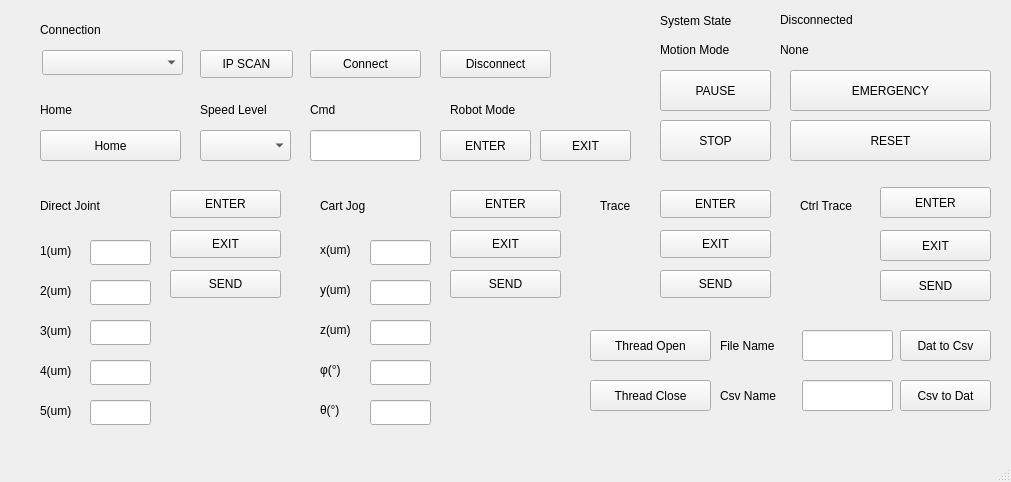
<?xml version="1.0" encoding="UTF-8"?>
<ui version="4.0">
 <class>MainWindow</class>
 <widget class="QMainWindow" name="MainWindow">
  <property name="geometry">
   <rect>
    <x>0</x>
    <y>0</y>
    <width>1011</width>
    <height>482</height>
   </rect>
  </property>
  <property name="windowTitle">
   <string>MainWindow</string>
  </property>
  <widget class="QWidget" name="centralwidget">
   <widget class="QComboBox" name="comboBox">
    <property name="geometry">
     <rect>
      <x>42</x>
      <y>50</y>
      <width>141</width>
      <height>25</height>
     </rect>
    </property>
   </widget>
   <widget class="QPushButton" name="btn_ip_scan">
    <property name="geometry">
     <rect>
      <x>200</x>
      <y>50</y>
      <width>93</width>
      <height>28</height>
     </rect>
    </property>
    <property name="text">
     <string>IP SCAN</string>
    </property>
   </widget>
   <widget class="QPushButton" name="btn_connect_controller">
    <property name="geometry">
     <rect>
      <x>310</x>
      <y>50</y>
      <width>111</width>
      <height>28</height>
     </rect>
    </property>
    <property name="text">
     <string>Connect</string>
    </property>
   </widget>
   <widget class="QPushButton" name="btn_disconnect_controller">
    <property name="geometry">
     <rect>
      <x>440</x>
      <y>50</y>
      <width>111</width>
      <height>28</height>
     </rect>
    </property>
    <property name="text">
     <string>Disconnect</string>
    </property>
   </widget>
   <widget class="QPushButton" name="btn_trace_send">
    <property name="geometry">
     <rect>
      <x>660</x>
      <y>270</y>
      <width>111</width>
      <height>28</height>
     </rect>
    </property>
    <property name="text">
     <string>SEND</string>
    </property>
   </widget>
   <widget class="QLineEdit" name="ledit_data_file_name">
    <property name="geometry">
     <rect>
      <x>802</x>
      <y>330</y>
      <width>91</width>
      <height>31</height>
     </rect>
    </property>
   </widget>
   <widget class="QLabel" name="label">
    <property name="geometry">
     <rect>
      <x>720</x>
      <y>330</y>
      <width>81</width>
      <height>31</height>
     </rect>
    </property>
    <property name="text">
     <string>File Name</string>
    </property>
   </widget>
   <widget class="QLineEdit" name="ledit_csv_file_name">
    <property name="geometry">
     <rect>
      <x>802</x>
      <y>380</y>
      <width>91</width>
      <height>31</height>
     </rect>
    </property>
   </widget>
   <widget class="QLabel" name="label_2">
    <property name="geometry">
     <rect>
      <x>720</x>
      <y>380</y>
      <width>81</width>
      <height>31</height>
     </rect>
    </property>
    <property name="text">
     <string>Csv Name</string>
    </property>
   </widget>
   <widget class="QPushButton" name="btn_trace_to_xlsx">
    <property name="geometry">
     <rect>
      <x>900</x>
      <y>330</y>
      <width>91</width>
      <height>31</height>
     </rect>
    </property>
    <property name="text">
     <string>Dat to Csv</string>
    </property>
   </widget>
   <widget class="QPushButton" name="btn_xlsx_to_dat">
    <property name="geometry">
     <rect>
      <x>900</x>
      <y>380</y>
      <width>91</width>
      <height>31</height>
     </rect>
    </property>
    <property name="text">
     <string>Csv to Dat</string>
    </property>
   </widget>
   <widget class="QPushButton" name="btn_thread_open">
    <property name="geometry">
     <rect>
      <x>590</x>
      <y>330</y>
      <width>121</width>
      <height>31</height>
     </rect>
    </property>
    <property name="text">
     <string>Thread Open</string>
    </property>
   </widget>
   <widget class="QPushButton" name="btn_thread_close">
    <property name="geometry">
     <rect>
      <x>590</x>
      <y>380</y>
      <width>121</width>
      <height>31</height>
     </rect>
    </property>
    <property name="text">
     <string>Thread Close</string>
    </property>
   </widget>
   <widget class="QLabel" name="label_3">
    <property name="geometry">
     <rect>
      <x>40</x>
      <y>20</y>
      <width>201</width>
      <height>19</height>
     </rect>
    </property>
    <property name="text">
     <string>Connection</string>
    </property>
   </widget>
   <widget class="QLabel" name="label_4">
    <property name="geometry">
     <rect>
      <x>40</x>
      <y>100</y>
      <width>69</width>
      <height>19</height>
     </rect>
    </property>
    <property name="text">
     <string>Home</string>
    </property>
   </widget>
   <widget class="QPushButton" name="btn_home">
    <property name="geometry">
     <rect>
      <x>40</x>
      <y>130</y>
      <width>141</width>
      <height>31</height>
     </rect>
    </property>
    <property name="text">
     <string>Home</string>
    </property>
   </widget>
   <widget class="QLabel" name="label_5">
    <property name="geometry">
     <rect>
      <x>660</x>
      <y>10</y>
      <width>101</width>
      <height>21</height>
     </rect>
    </property>
    <property name="text">
     <string>System State</string>
    </property>
   </widget>
   <widget class="QLabel" name="label_system_state">
    <property name="geometry">
     <rect>
      <x>780</x>
      <y>10</y>
      <width>211</width>
      <height>19</height>
     </rect>
    </property>
    <property name="text">
     <string>Disconnected</string>
    </property>
   </widget>
   <widget class="QLabel" name="label_6">
    <property name="geometry">
     <rect>
      <x>40</x>
      <y>190</y>
      <width>111</width>
      <height>31</height>
     </rect>
    </property>
    <property name="text">
     <string>Direct Joint</string>
    </property>
   </widget>
   <widget class="QPushButton" name="btn_direct_joint_enter">
    <property name="geometry">
     <rect>
      <x>170</x>
      <y>190</y>
      <width>111</width>
      <height>28</height>
     </rect>
    </property>
    <property name="text">
     <string>ENTER</string>
    </property>
   </widget>
   <widget class="QLabel" name="label_7">
    <property name="geometry">
     <rect>
      <x>200</x>
      <y>100</y>
      <width>101</width>
      <height>19</height>
     </rect>
    </property>
    <property name="text">
     <string>Speed Level</string>
    </property>
   </widget>
   <widget class="QLineEdit" name="ledit_d_j1">
    <property name="geometry">
     <rect>
      <x>90</x>
      <y>240</y>
      <width>61</width>
      <height>25</height>
     </rect>
    </property>
   </widget>
   <widget class="QLineEdit" name="ledit_d_j2">
    <property name="geometry">
     <rect>
      <x>90</x>
      <y>280</y>
      <width>61</width>
      <height>25</height>
     </rect>
    </property>
   </widget>
   <widget class="QLineEdit" name="ledit_d_j3">
    <property name="geometry">
     <rect>
      <x>90</x>
      <y>320</y>
      <width>61</width>
      <height>25</height>
     </rect>
    </property>
   </widget>
   <widget class="QLineEdit" name="ledit_d_j4">
    <property name="geometry">
     <rect>
      <x>90</x>
      <y>360</y>
      <width>61</width>
      <height>25</height>
     </rect>
    </property>
   </widget>
   <widget class="QLineEdit" name="ledit_d_j5">
    <property name="geometry">
     <rect>
      <x>90</x>
      <y>400</y>
      <width>61</width>
      <height>25</height>
     </rect>
    </property>
   </widget>
   <widget class="QLabel" name="label_8">
    <property name="geometry">
     <rect>
      <x>40</x>
      <y>240</y>
      <width>41</width>
      <height>21</height>
     </rect>
    </property>
    <property name="text">
     <string>1(um)</string>
    </property>
   </widget>
   <widget class="QLabel" name="label_9">
    <property name="geometry">
     <rect>
      <x>40</x>
      <y>280</y>
      <width>41</width>
      <height>21</height>
     </rect>
    </property>
    <property name="text">
     <string>2(um)</string>
    </property>
   </widget>
   <widget class="QLabel" name="label_10">
    <property name="geometry">
     <rect>
      <x>40</x>
      <y>320</y>
      <width>41</width>
      <height>21</height>
     </rect>
    </property>
    <property name="text">
     <string>3(um)</string>
    </property>
   </widget>
   <widget class="QLabel" name="label_11">
    <property name="geometry">
     <rect>
      <x>40</x>
      <y>360</y>
      <width>41</width>
      <height>21</height>
     </rect>
    </property>
    <property name="text">
     <string>4(um)</string>
    </property>
   </widget>
   <widget class="QLabel" name="label_12">
    <property name="geometry">
     <rect>
      <x>40</x>
      <y>400</y>
      <width>41</width>
      <height>21</height>
     </rect>
    </property>
    <property name="text">
     <string>5(um)</string>
    </property>
   </widget>
   <widget class="QPushButton" name="btn_direct_joint_exit">
    <property name="geometry">
     <rect>
      <x>170</x>
      <y>230</y>
      <width>111</width>
      <height>28</height>
     </rect>
    </property>
    <property name="text">
     <string>EXIT</string>
    </property>
   </widget>
   <widget class="QPushButton" name="btn_direct_joint_send">
    <property name="geometry">
     <rect>
      <x>170</x>
      <y>270</y>
      <width>111</width>
      <height>28</height>
     </rect>
    </property>
    <property name="text">
     <string>SEND</string>
    </property>
   </widget>
   <widget class="QLabel" name="label_13">
    <property name="geometry">
     <rect>
      <x>320</x>
      <y>190</y>
      <width>69</width>
      <height>31</height>
     </rect>
    </property>
    <property name="text">
     <string>Cart Jog</string>
    </property>
   </widget>
   <widget class="QPushButton" name="btn_jog_enter">
    <property name="geometry">
     <rect>
      <x>450</x>
      <y>190</y>
      <width>111</width>
      <height>28</height>
     </rect>
    </property>
    <property name="text">
     <string>ENTER</string>
    </property>
   </widget>
   <widget class="QPushButton" name="btn_jog_exit">
    <property name="geometry">
     <rect>
      <x>450</x>
      <y>230</y>
      <width>111</width>
      <height>28</height>
     </rect>
    </property>
    <property name="text">
     <string>EXIT</string>
    </property>
   </widget>
   <widget class="QPushButton" name="btn_jog_send">
    <property name="geometry">
     <rect>
      <x>450</x>
      <y>270</y>
      <width>111</width>
      <height>28</height>
     </rect>
    </property>
    <property name="text">
     <string>SEND</string>
    </property>
   </widget>
   <widget class="QLabel" name="label_14">
    <property name="geometry">
     <rect>
      <x>320</x>
      <y>240</y>
      <width>41</width>
      <height>19</height>
     </rect>
    </property>
    <property name="text">
     <string>x(um)</string>
    </property>
   </widget>
   <widget class="QLabel" name="label_15">
    <property name="geometry">
     <rect>
      <x>320</x>
      <y>280</y>
      <width>41</width>
      <height>19</height>
     </rect>
    </property>
    <property name="text">
     <string>y(um)</string>
    </property>
   </widget>
   <widget class="QLabel" name="label_16">
    <property name="geometry">
     <rect>
      <x>320</x>
      <y>320</y>
      <width>41</width>
      <height>19</height>
     </rect>
    </property>
    <property name="text">
     <string>z(um)</string>
    </property>
   </widget>
   <widget class="QLabel" name="label_17">
    <property name="geometry">
     <rect>
      <x>320</x>
      <y>360</y>
      <width>51</width>
      <height>19</height>
     </rect>
    </property>
    <property name="text">
     <string>φ(°)</string>
    </property>
   </widget>
   <widget class="QLabel" name="label_18">
    <property name="geometry">
     <rect>
      <x>320</x>
      <y>400</y>
      <width>51</width>
      <height>19</height>
     </rect>
    </property>
    <property name="text">
     <string>θ(°)</string>
    </property>
   </widget>
   <widget class="QLineEdit" name="ledit_jog_x">
    <property name="geometry">
     <rect>
      <x>370</x>
      <y>240</y>
      <width>61</width>
      <height>25</height>
     </rect>
    </property>
   </widget>
   <widget class="QLineEdit" name="ledit_jog_y">
    <property name="geometry">
     <rect>
      <x>370</x>
      <y>280</y>
      <width>61</width>
      <height>25</height>
     </rect>
    </property>
   </widget>
   <widget class="QLineEdit" name="ledit_jog_z">
    <property name="geometry">
     <rect>
      <x>370</x>
      <y>320</y>
      <width>61</width>
      <height>25</height>
     </rect>
    </property>
   </widget>
   <widget class="QLineEdit" name="ledit_jog_phi">
    <property name="geometry">
     <rect>
      <x>370</x>
      <y>360</y>
      <width>61</width>
      <height>25</height>
     </rect>
    </property>
   </widget>
   <widget class="QLineEdit" name="ledit_jog_theta">
    <property name="geometry">
     <rect>
      <x>370</x>
      <y>400</y>
      <width>61</width>
      <height>25</height>
     </rect>
    </property>
   </widget>
   <widget class="QLabel" name="label_19">
    <property name="geometry">
     <rect>
      <x>600</x>
      <y>190</y>
      <width>69</width>
      <height>31</height>
     </rect>
    </property>
    <property name="text">
     <string>Trace</string>
    </property>
   </widget>
   <widget class="QPushButton" name="btn_trace_enter">
    <property name="geometry">
     <rect>
      <x>660</x>
      <y>190</y>
      <width>111</width>
      <height>28</height>
     </rect>
    </property>
    <property name="text">
     <string>ENTER</string>
    </property>
   </widget>
   <widget class="QPushButton" name="btn_trace_exit">
    <property name="geometry">
     <rect>
      <x>660</x>
      <y>230</y>
      <width>111</width>
      <height>28</height>
     </rect>
    </property>
    <property name="text">
     <string>EXIT</string>
    </property>
   </widget>
   <widget class="QLabel" name="label_20">
    <property name="geometry">
     <rect>
      <x>660</x>
      <y>40</y>
      <width>111</width>
      <height>19</height>
     </rect>
    </property>
    <property name="text">
     <string>Motion Mode</string>
    </property>
   </widget>
   <widget class="QLabel" name="label_motion_mode">
    <property name="geometry">
     <rect>
      <x>780</x>
      <y>40</y>
      <width>211</width>
      <height>19</height>
     </rect>
    </property>
    <property name="text">
     <string>None</string>
    </property>
   </widget>
   <widget class="QLineEdit" name="ledit_cmd_id">
    <property name="geometry">
     <rect>
      <x>310</x>
      <y>130</y>
      <width>111</width>
      <height>31</height>
     </rect>
    </property>
   </widget>
   <widget class="QLabel" name="label_21">
    <property name="geometry">
     <rect>
      <x>310</x>
      <y>100</y>
      <width>69</width>
      <height>19</height>
     </rect>
    </property>
    <property name="text">
     <string>Cmd</string>
    </property>
   </widget>
   <widget class="QPushButton" name="btn_pause_resume">
    <property name="geometry">
     <rect>
      <x>660</x>
      <y>70</y>
      <width>111</width>
      <height>41</height>
     </rect>
    </property>
    <property name="text">
     <string>PAUSE</string>
    </property>
   </widget>
   <widget class="QPushButton" name="btn_stop">
    <property name="geometry">
     <rect>
      <x>660</x>
      <y>120</y>
      <width>111</width>
      <height>41</height>
     </rect>
    </property>
    <property name="text">
     <string>STOP</string>
    </property>
   </widget>
   <widget class="QPushButton" name="btn_emergency_stop">
    <property name="geometry">
     <rect>
      <x>790</x>
      <y>70</y>
      <width>201</width>
      <height>41</height>
     </rect>
    </property>
    <property name="text">
     <string>EMERGENCY</string>
    </property>
   </widget>
   <widget class="QPushButton" name="btn_error_reset">
    <property name="geometry">
     <rect>
      <x>790</x>
      <y>120</y>
      <width>201</width>
      <height>41</height>
     </rect>
    </property>
    <property name="text">
     <string>RESET</string>
    </property>
   </widget>
   <widget class="QPushButton" name="btn_robo_mode_in">
    <property name="geometry">
     <rect>
      <x>440</x>
      <y>130</y>
      <width>91</width>
      <height>31</height>
     </rect>
    </property>
    <property name="text">
     <string>ENTER</string>
    </property>
   </widget>
   <widget class="QLabel" name="label_22">
    <property name="geometry">
     <rect>
      <x>450</x>
      <y>100</y>
      <width>111</width>
      <height>19</height>
     </rect>
    </property>
    <property name="text">
     <string>Robot Mode</string>
    </property>
   </widget>
   <widget class="QPushButton" name="btn_robo_mode_out">
    <property name="geometry">
     <rect>
      <x>540</x>
      <y>130</y>
      <width>91</width>
      <height>31</height>
     </rect>
    </property>
    <property name="text">
     <string>EXIT</string>
    </property>
   </widget>
   <widget class="QComboBox" name="cbox_speed_level">
    <property name="geometry">
     <rect>
      <x>200</x>
      <y>130</y>
      <width>91</width>
      <height>31</height>
     </rect>
    </property>
   </widget>
   <widget class="QLabel" name="label_23">
    <property name="geometry">
     <rect>
      <x>800</x>
      <y>190</y>
      <width>69</width>
      <height>31</height>
     </rect>
    </property>
    <property name="text">
     <string>Ctrl Trace</string>
    </property>
   </widget>
   <widget class="QPushButton" name="btn_ctrl_enter">
    <property name="geometry">
     <rect>
      <x>880</x>
      <y>187</y>
      <width>111</width>
      <height>31</height>
     </rect>
    </property>
    <property name="text">
     <string>ENTER</string>
    </property>
   </widget>
   <widget class="QPushButton" name="btn_ctrl_exit">
    <property name="geometry">
     <rect>
      <x>880</x>
      <y>230</y>
      <width>111</width>
      <height>31</height>
     </rect>
    </property>
    <property name="text">
     <string>EXIT</string>
    </property>
   </widget>
   <widget class="QPushButton" name="btn_ctrl_send">
    <property name="geometry">
     <rect>
      <x>880</x>
      <y>270</y>
      <width>111</width>
      <height>31</height>
     </rect>
    </property>
    <property name="text">
     <string>SEND</string>
    </property>
   </widget>
  </widget>
  <widget class="QMenuBar" name="menubar">
   <property name="geometry">
    <rect>
     <x>0</x>
     <y>0</y>
     <width>1011</width>
     <height>25</height>
    </rect>
   </property>
  </widget>
  <widget class="QStatusBar" name="statusbar"/>
 </widget>
 <resources/>
 <connections/>
</ui>
